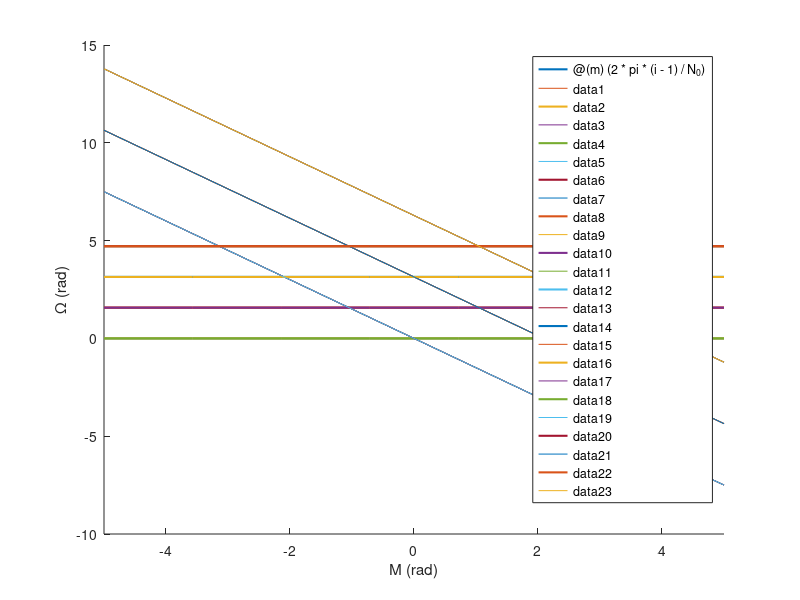
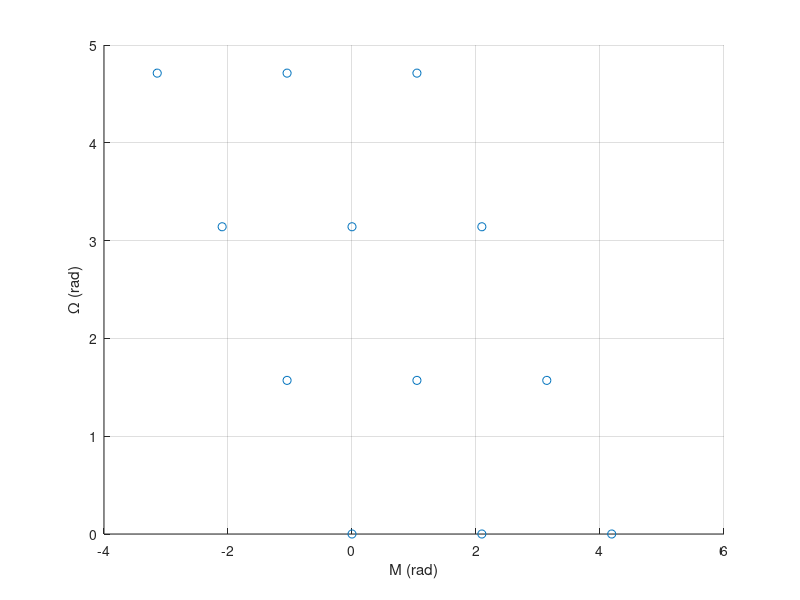

Write MATLAB code to recreate these figures, in order.
clear;clc;close all
%%

N_0  = 4;  % #Planes
N_s0 = 3; % #Sats/planes
N_c  = 2; % Phasing parameter

L = [N_0, 0;
    N_c, N_s0]; % Lattice matrix

C = zeros(N_0, N_s0, 2); % Plane x Sat x Omega&M
%C(1,1,:) = 0; % RAAN and M of first satellite

figure()
hold on
for i = 1:N_0
    for j = 1:N_s0

        B = 2*pi*[i-1; j-1];
        C(i,j,:) = linsolve(L, B); % Matrix with all the pairs O-M

        Omega(i,j) = C(i,j,1);
        M(i,j)     = C(i,j,2);

        fun1 = @(m) (2*pi*(i-1)/N_0);        
        fun2 = @(m) ((2*pi*(j-1) - m*N_s0)/N_c);

        fplot(fun1,'LineWidth',1.5)
        fplot(fun2)        

    end
end
% xticks([ 0 pi 2*pi 3*pi])
% xticklabels({'0','\pi','2\pi','3\pi'})
% yticks([ 0 pi 2*pi 3*pi])
% yticklabels({'0','\pi','2\pi','3\pi'})
% xlim([0, 2*pi])
% ylim([0, 2*pi])
xlabel('M (rad)')
ylabel('\Omega (rad)')

C_deg = C*180/pi;

figure()
scatter(C(:,:,2), C(:,:,1))
grid on
ylabel('\Omega (rad)')
xlabel('M (rad)')

